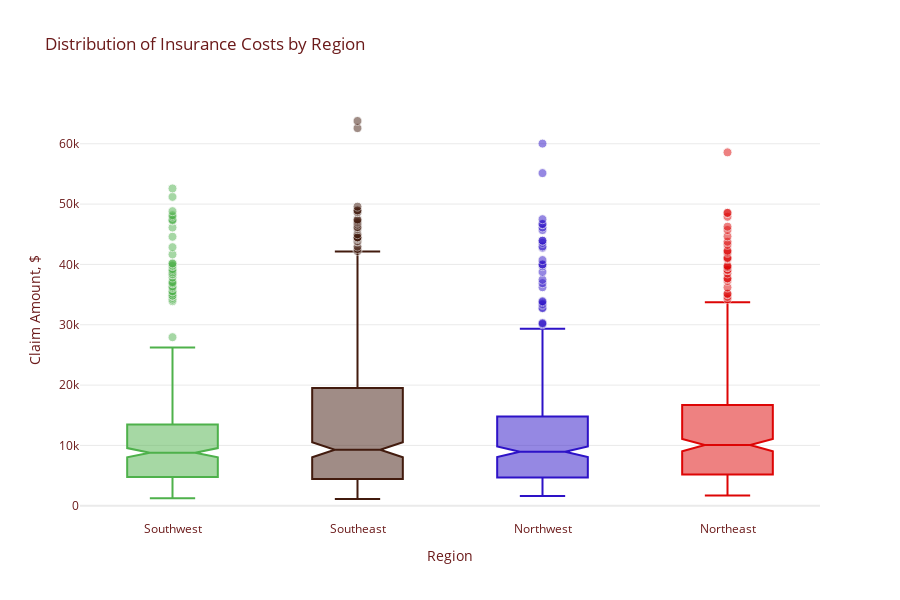

This figure's notebook cell:
### Markdown cell above
<b>3 | Exploratory Data Analysis</b>

### Code cell
init_notebook_mode(connected=True)
px.defaults.template = "plotly_white"
plot_df=ins.copy()
fig = px.box(plot_df, x="region", y="charges", color="region", 
             notched=True, points="outliers", height=600,
             title="Distribution of Insurance Costs by Region",
             color_discrete_sequence=["#4EB14B", "#421B0E", "#2D12C7", "#DD0505"])
fig.update_traces(marker=dict(size=9, opacity=0.5, line=dict(width=1,color="#F7F7F7")), showlegend=False)
fig.update_layout(font_color="#6B1A1A", xaxis_title='Region', yaxis_title='Claim Amount, $',
                  yaxis=dict(showgrid=True, gridwidth=1, gridcolor='#EAEAEA', zerolinecolor='#EAEAEA'))
fig.show()

### Figure 1 — Plotly figure (JSON) as saved in the notebook; plotly's stock layout.template omitted (floating-point values rounded to 4 significant figures; data arrays with more than 128 entries replaced by an {"elided": "..."} marker saying what was removed)
{"data": [{"alignmentgroup": "True", "boxpoints": "outliers", "hovertemplate": "region=%{x}<br>charges=%{y}<extra></extra>", "legendgroup": "Southwest", "marker": {"color": "#4EB14B", "line": {"color": "#F7F7F7", "width": 1}, "opacity": 0.5, "size": 9}, "name": "Southwest", "notched": true, "offsetgroup": "Southwest", "orientation": "v", "showlegend": false, "type": "box", "x": {"elided": "325 str values"}, "x0": " ", "xaxis": "x", "y": {"elided": "325 float values"}, "y0": " ", "yaxis": "y"}, {"alignmentgroup": "True", "boxpoints": "outliers", "hovertemplate": "region=%{x}<br>charges=%{y}<extra></extra>", "legendgroup": "Southeast", "marker": {"color": "#421B0E", "line": {"color": "#F7F7F7", "width": 1}, "opacity": 0.5, "size": 9}, "name": "Southeast", "notched": true, "offsetgroup": "Southeast", "orientation": "v", "showlegend": false, "type": "box", "x": {"elided": "364 str values"}, "x0": " ", "xaxis": "x", "y": {"elided": "364 float values"}, "y0": " ", "yaxis": "y"}, {"alignmentgroup": "True", "boxpoints": "outliers", "hovertemplate": "region=%{x}<br>charges=%{y}<extra></extra>", "legendgroup": "Northwest", "marker": {"color": "#2D12C7", "line": {"color": "#F7F7F7", "width": 1}, "opacity": 0.5, "size": 9}, "name": "Northwest", "notched": true, "offsetgroup": "Northwest", "orientation": "v", "showlegend": false, "type": "box", "x": {"elided": "325 str values"}, "x0": " ", "xaxis": "x", "y": {"elided": "325 float values"}, "y0": " ", "yaxis": "y"}, {"alignmentgroup": "True", "boxpoints": "outliers", "hovertemplate": "region=%{x}<br>charges=%{y}<extra></extra>", "legendgroup": "Northeast", "marker": {"color": "#DD0505", "line": {"color": "#F7F7F7", "width": 1}, "opacity": 0.5, "size": 9}, "name": "Northeast", "notched": true, "offsetgroup": "Northeast", "orientation": "v", "showlegend": false, "type": "box", "x": {"elided": "324 str values"}, "x0": " ", "xaxis": "x", "y": {"elided": "324 float values"}, "y0": " ", "yaxis": "y"}], "layout": {"boxmode": "overlay", "font": {"color": "#6B1A1A"}, "height": 600, "legend": {"title": {"text": "region"}, "tracegroupgap": 0}, "title": {"text": "Distribution of Insurance Costs by Region"}, "xaxis": {"anchor": "y", "categoryarray": ["Southwest", "Southeast", "Northwest", "Northeast"], "categoryorder": "array", "domain": [0, 1], "title": {"text": "Region"}}, "yaxis": {"anchor": "x", "domain": [0, 1], "gridcolor": "#EAEAEA", "gridwidth": 1, "showgrid": true, "title": {"text": "Claim Amount, $"}, "zerolinecolor": "#EAEAEA"}}}
